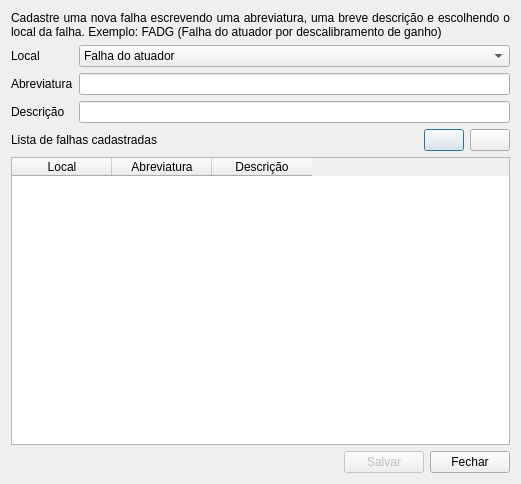
<?xml version="1.0" encoding="UTF-8"?>
<ui version="4.0">
 <class>ConfigFalhas</class>
 <widget class="QDialog" name="ConfigFalhas">
  <property name="geometry">
   <rect>
    <x>0</x>
    <y>0</y>
    <width>521</width>
    <height>484</height>
   </rect>
  </property>
  <property name="windowTitle">
   <string>Configuração das falhas do sistema</string>
  </property>
  <layout class="QGridLayout" name="gridLayout">
   <item row="0" column="0">
    <widget class="QLabel" name="label_4">
     <property name="text">
      <string>Cadastre uma nova falha escrevendo uma abreviatura, uma breve descrição e escolhendo o local da falha. Exemplo: FADG (Falha do atuador por descalibramento de ganho)</string>
     </property>
     <property name="alignment">
      <set>Qt::AlignJustify|Qt::AlignVCenter</set>
     </property>
     <property name="wordWrap">
      <bool>true</bool>
     </property>
    </widget>
   </item>
   <item row="1" column="0">
    <layout class="QHBoxLayout" name="horizontalLayout_2">
     <item>
      <layout class="QVBoxLayout" name="verticalLayout_2">
       <item>
        <widget class="QLabel" name="label_7">
         <property name="text">
          <string>Local</string>
         </property>
        </widget>
       </item>
       <item>
        <widget class="QLabel" name="label_6">
         <property name="text">
          <string>Abreviatura</string>
         </property>
        </widget>
       </item>
       <item>
        <widget class="QLabel" name="label_5">
         <property name="text">
          <string>Descrição</string>
         </property>
        </widget>
       </item>
      </layout>
     </item>
     <item>
      <layout class="QVBoxLayout" name="verticalLayout">
       <item>
        <widget class="QComboBox" name="local">
         <property name="toolTip">
          <string>Local da falha</string>
         </property>
         <item>
          <property name="text">
           <string>Falha do atuador</string>
          </property>
         </item>
         <item>
          <property name="text">
           <string>Falha do sensor</string>
          </property>
         </item>
         <item>
          <property name="text">
           <string>Falha do sistema</string>
          </property>
         </item>
        </widget>
       </item>
       <item>
        <widget class="QLineEdit" name="abrv">
         <property name="toolTip">
          <string>Abreviatura da falha (Limite de 10 caracteres)</string>
         </property>
         <property name="maxLength">
          <number>10</number>
         </property>
        </widget>
       </item>
       <item>
        <widget class="QLineEdit" name="descricao">
         <property name="toolTip">
          <string>Descrição da falha (Limite de 50 caracteres)</string>
         </property>
         <property name="text">
          <string/>
         </property>
         <property name="maxLength">
          <number>80</number>
         </property>
        </widget>
       </item>
      </layout>
     </item>
    </layout>
   </item>
   <item row="2" column="0">
    <layout class="QHBoxLayout" name="horizontalLayout_4">
     <item>
      <widget class="QLabel" name="label_3">
       <property name="text">
        <string>Lista de falhas cadastradas</string>
       </property>
      </widget>
     </item>
     <item>
      <spacer name="horizontalSpacer_3">
       <property name="orientation">
        <enum>Qt::Horizontal</enum>
       </property>
       <property name="sizeHint" stdset="0">
        <size>
         <width>153</width>
         <height>20</height>
        </size>
       </property>
      </spacer>
     </item>
     <item>
      <layout class="QHBoxLayout" name="horizontalLayout">
       <item>
        <widget class="QPushButton" name="adicionar">
         <property name="toolTip">
          <string>Adicionar falha</string>
         </property>
         <property name="icon">
          <iconset resource="../imgs/imgs.qrc">
           <normaloff>:/imgs/adicionar.png</normaloff>:/imgs/adicionar.png</iconset>
         </property>
        </widget>
       </item>
       <item>
        <widget class="QPushButton" name="remover">
         <property name="toolTip">
          <string>Remover falha</string>
         </property>
         <property name="icon">
          <iconset resource="../imgs/imgs.qrc">
           <normaloff>:/imgs/remover.png</normaloff>:/imgs/remover.png</iconset>
         </property>
        </widget>
       </item>
      </layout>
     </item>
    </layout>
   </item>
   <item row="3" column="0">
    <widget class="QTableWidget" name="falhas_cad">
     <property name="toolTip">
      <string>Falhas cadastradas</string>
     </property>
     <property name="editTriggers">
      <set>QAbstractItemView::NoEditTriggers</set>
     </property>
     <property name="tabKeyNavigation">
      <bool>false</bool>
     </property>
     <property name="selectionMode">
      <enum>QAbstractItemView::SingleSelection</enum>
     </property>
     <property name="gridStyle">
      <enum>Qt::DotLine</enum>
     </property>
     <property name="sortingEnabled">
      <bool>true</bool>
     </property>
     <attribute name="verticalHeaderVisible">
      <bool>false</bool>
     </attribute>
     <column>
      <property name="text">
       <string>Local</string>
      </property>
     </column>
     <column>
      <property name="text">
       <string>Abreviatura</string>
      </property>
     </column>
     <column>
      <property name="text">
       <string>Descrição</string>
      </property>
     </column>
    </widget>
   </item>
   <item row="4" column="0">
    <layout class="QHBoxLayout" name="horizontalLayout_3">
     <item>
      <spacer name="horizontalSpacer_2">
       <property name="orientation">
        <enum>Qt::Horizontal</enum>
       </property>
       <property name="sizeHint" stdset="0">
        <size>
         <width>153</width>
         <height>20</height>
        </size>
       </property>
      </spacer>
     </item>
     <item>
      <widget class="QPushButton" name="salvar">
       <property name="enabled">
        <bool>false</bool>
       </property>
       <property name="toolTip">
        <string>Salvar alterações</string>
       </property>
       <property name="text">
        <string>Salvar</string>
       </property>
      </widget>
     </item>
     <item>
      <widget class="QPushButton" name="fechar">
       <property name="text">
        <string>Fechar</string>
       </property>
      </widget>
     </item>
    </layout>
   </item>
  </layout>
 </widget>
 <tabstops>
  <tabstop>abrv</tabstop>
  <tabstop>descricao</tabstop>
  <tabstop>adicionar</tabstop>
  <tabstop>remover</tabstop>
  <tabstop>falhas_cad</tabstop>
  <tabstop>fechar</tabstop>
 </tabstops>
 <resources>
  <include location="../imgs/imgs.qrc"/>
 </resources>
 <connections>
  <connection>
   <sender>fechar</sender>
   <signal>clicked()</signal>
   <receiver>ConfigFalhas</receiver>
   <slot>accept()</slot>
   <hints>
    <hint type="sourcelabel">
     <x>484</x>
     <y>466</y>
    </hint>
    <hint type="destinationlabel">
     <x>301</x>
     <y>455</y>
    </hint>
   </hints>
  </connection>
 </connections>
</ui>
